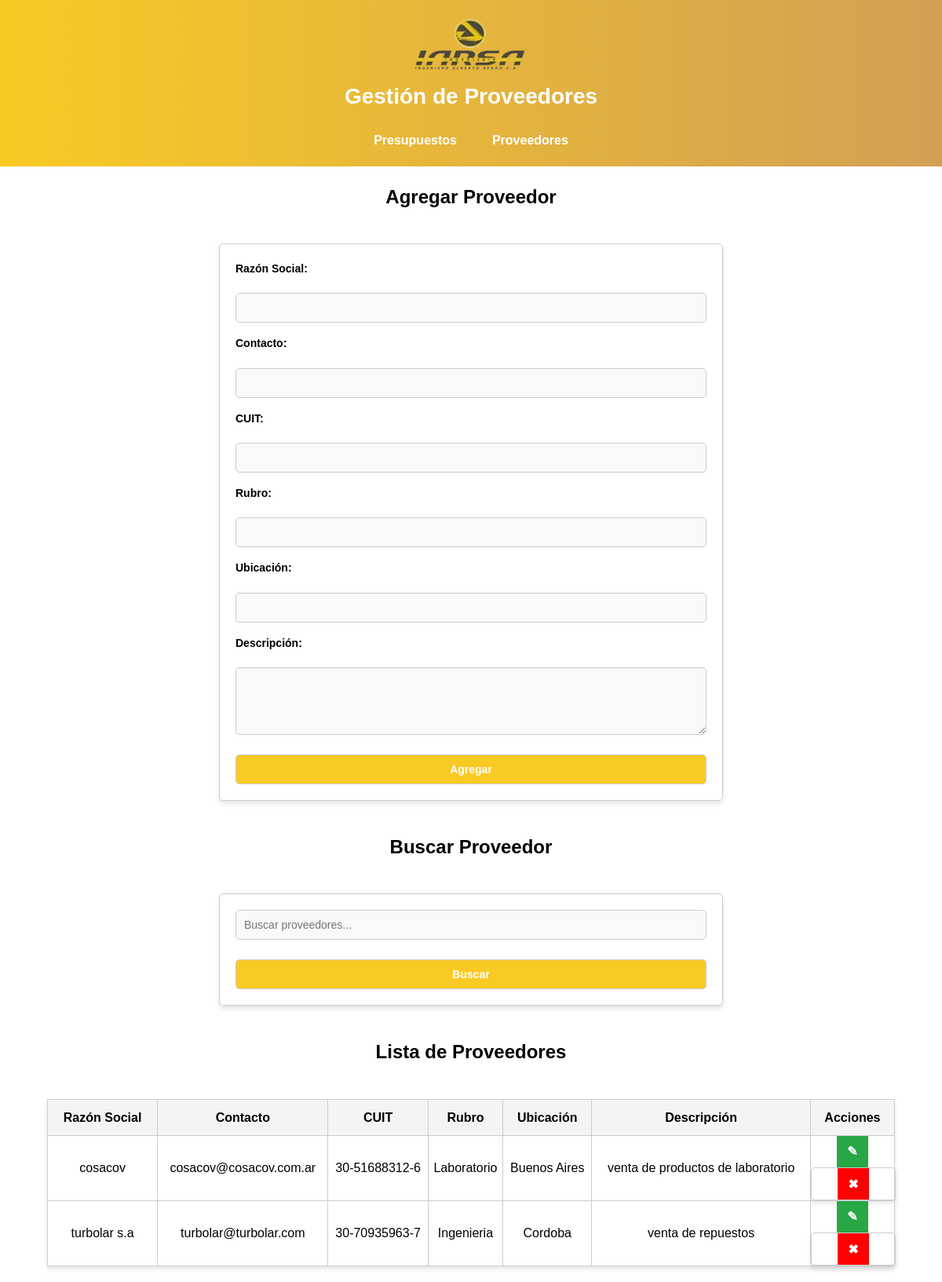
/proveedores, run on the app's committed database.
### tables this page shows
CREATE TABLE proveedores (
    id INTEGER PRIMARY KEY AUTOINCREMENT,
    razonsocial TEXT,
    contacto TEXT,
    cuit TEXT,
    rubro TEXT,
    ubicacion TEXT,
    descripcion TEXT
);

### appy.py (the view, shortened to what this page needs)
@app.route('/proveedores', methods=['GET', 'POST'])
def proveedores():
    conn = obtener_conexion()
    cursor = conn.cursor()
    search_query = request.args.get('search', '').strip()  # Obtener el término de búsqueda
    if search_query:  # Si hay un término de búsqueda
        cursor.execute('''
            SELECT * FROM proveedores
            WHERE razonsocial LIKE ? OR contacto LIKE ? OR cuit LIKE ? OR rubro LIKE ? OR ubicacion LIKE ? OR descripcion LIKE ?
        ''', (f'%{search_query}%', f'%{search_query}%', f'%{search_query}%', f'%{search_query}%', f'%{search_query}%', f'%{search_query}%'))
    else:  # Si no hay término de búsqueda, mostrar todos los proveedores
        cursor.execute('SELECT * FROM proveedores')
    proveedores = cursor.fetchall()
    conn.close()
    return render_template('proveedores.html', proveedores=proveedores, search_query=search_query)

### appy.py (called while the page is built)
def obtener_conexion():
    conn = sqlite3.connect('empresa.db', check_same_thread=False)
    conn.row_factory = sqlite3.Row
    return conn

### templates/proveedores.html (shortened to what this page needs)
<!DOCTYPE html>
<html lang="es">
<head>
    <link rel="stylesheet" href="{{ url_for('static', filename='css/styles.css') }}">
</head>
<body>
    <header>
        <img src="{{ url_for('static', filename='images/Logo-Iarsa.png') }}" alt="Logo de la Empresa" class="logo">
        <div class="header-content">
        <h1>Gestión de Proveedores</h1>
        <nav>
            <ul>
                <li><a href="{{ url_for('presupuestos') }}">Presupuestos</a></li>
                <li><a href="{{ url_for('proveedores') }}">Proveedores</a></li>
            </ul>
        </nav>
    </header>
    <h2>Agregar Proveedor</h2>
    <form action="{{ url_for('proveedores') }}" method="POST">
        <label for="razonsocial">Razón Social:</label>
        <input type="text" name="razonsocial" required>
        <label for="contacto">Contacto:</label>
        <input type="text" name="contacto" required>
        <label for="cuit">CUIT:</label>
        <input type="text" name="cuit">
        <label for="rubro">Rubro:</label>
        <input type="text" name="rubro">
        <label for="ubicacion">Ubicación:</label>
        <input type="text" name="ubicacion">
        <label for="descripcion">Descripción:</label>
        <textarea name="descripcion" rows="4"></textarea>
        <button type="submit">Agregar</button>
    </form>
    <h2>Buscar Proveedor</h2>
    <form method="GET" action="{{ url_for('proveedores') }}">
        <input type="text" name="search" placeholder="Buscar proveedores..." value="{{ search_query }}">
        <button type="submit">Buscar</button>
    </form>
    <h2>Lista de Proveedores</h2>
    <table>
        <thead>
            <tr>
                <th>Razón Social</th>
                <th>Contacto</th>
                <th>CUIT</th>
                <th>Rubro</th>
                <th>Ubicación</th>
                <th>Descripción</th>
                <th>Acciones</th>
            </tr>
        </thead>
        <tbody>
            {% for proveedor in proveedores %}
            <tr>
                <td>{{ proveedor.razonsocial }}</td>
                <td>{{ proveedor.contacto }}</td>
                <td>{{ proveedor.cuit }}</td>
                <td>{{ proveedor.rubro }}</td>
                <td>{{ proveedor.ubicacion }}</td>
                <td>{{ proveedor.descripcion }}</td>
                <td>
                    <div class="acciones">
                        <a href="{{ url_for('editar_proveedor', proveedor_id=proveedor.id) }}" class="btn-editar"></a>
                        <form action="{{ url_for('eliminar_proveedor', proveedor_id=proveedor.id) }}" method="POST">
                            <button type="submit" class="btn-eliminar"></button>
                        </form>
                    </div>
                </td>
            </tr>
            {% endfor %}
        </tbody>
    </table>
</body>
</html>

### static/css/styles.css (style rules this page uses)
body { font-family: 'Arial', sans-serif; margin: 0; padding: 0; background-color: white; color: black; line-height: 1.6; display: flex; flex-direction: column; align-items: center; justify-content: flex-start; min-height: 100vh; }
header { width: 100%; background: linear-gradient(90deg, #f9ca24, #d1a054); color: white; text-align: center; padding: 20px 10px; display: flex; flex-direction: column; align-items: center; justify-content: center; margin: 0; box-sizing: border-box; }
header img.logo { max-width: 150px; height: auto; margin-bottom: 10px; }
header .header-content { display: flex; flex-direction: column; align-items: center; justify-content: center; gap: 10px; width: 100%; }
h1 { font-size: 28px; margin: 0; font-family: 'Arial', sans-serif; font-weight: bold; color: white; }
nav ul { list-style: none; padding: 0; margin: 10px 0 0 0; display: flex; gap: 15px; justify-content: center; }
nav ul li a { text-decoration: none; color: white; padding: 10px 15px; font-weight: bold; }
form { margin: 20px auto; padding: 20px; max-width: 600px; width: 100%; border: 1px solid #ccc; border-radius: 5px; background-color: white; box-shadow: 0px 4px 6px rgba(0, 0, 0, 0.1); display: flex; flex-direction: column; gap: 15px; }
label { font-weight: bold; margin-bottom: 5px; font-size: 14px; }
input, select, button, textarea { width: 100%; padding: 10px; font-size: 14px; border: 1px solid #ccc; border-radius: 5px; background-color: #f9f9f9; box-sizing: border-box; }
button { background-color: #f9ca24; color: white; font-weight: bold; cursor: pointer; transition: background-color 0.3s ease; margin-top: 10px; }
textarea { font-family: 'Arial', sans-serif; }
table { width: 90%; margin: 20px auto; border-collapse: collapse; background-color: white; border: 1px solid #ccc; box-shadow: 0px 4px 6px rgba(0, 0, 0, 0.1); text-align: center; }
th, td { border: 1px solid #ccc; padding: 10px; }
th { background-color: #f4f4f4; font-weight: bold; }
td { color: black; vertical-align: middle; text-align: center; padding: 0; }
table td form { display: flex; align-items: center; justify-content: center; height: 100%; margin: 0; padding: 0; }
table td button.btn-eliminar { background-color: red; color: white; border: none; width: 40px; height: 40px; border-radius: 0; cursor: pointer; font-size: 16px; font-weight: bold; transition: background-color 0.3s ease; display: flex; align-items: center; justify-content: center; margin: 0; outline: none; box-shadow: none; }
table td button.btn-eliminar::after { content: '✖'; font-size: 16px; color: white; }
table td a.btn-editar { background-color: #28a745; color: white; border: none; width: 40px; height: 40px; border-radius: 0; cursor: pointer; font-size: 16px; font-weight: bold; text-decoration: none; display: flex; align-items: center; justify-content: center; transition: background-color 0.3s ease; margin: 0 auto; }
table td a.btn-editar::after { content: '✎'; font-size: 16px; }

### data on the page
proveedores: razonsocial "cosacov", contacto "cosacov@cosacov.com.ar", cuit "30-51688312-6", rubro "Laboratorio", ubicacion "Buenos Aires", descripcion "venta de productos de laboratorio"
proveedores: razonsocial "turbolar s.a", contacto "turbolar@turbolar.com", cuit "30-70935963-7", rubro "Ingenieria", ubicacion "Cordoba", descripcion "venta de repuestos"
